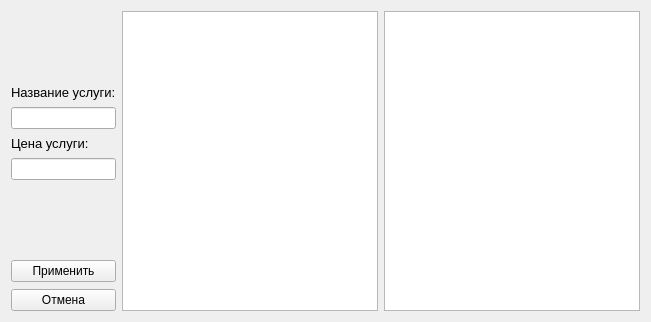
<?xml version="1.0" encoding="UTF-8"?>
<ui version="4.0">
 <class>Service_form</class>
 <widget class="QWidget" name="Service_form">
  <property name="geometry">
   <rect>
    <x>0</x>
    <y>0</y>
    <width>627</width>
    <height>322</height>
   </rect>
  </property>
  <property name="windowTitle">
   <string>Create service</string>
  </property>
  <layout class="QGridLayout" name="gridLayout">
   <item row="0" column="0">
    <layout class="QHBoxLayout" name="horizontalLayout">
     <item>
      <layout class="QVBoxLayout" name="verticalLayout_2">
       <property name="spacing">
        <number>7</number>
       </property>
       <item>
        <spacer name="verticalSpacer_2">
         <property name="orientation">
          <enum>Qt::Vertical</enum>
         </property>
         <property name="sizeHint" stdset="0">
          <size>
           <width>20</width>
           <height>40</height>
          </size>
         </property>
        </spacer>
       </item>
       <item>
        <widget class="QLabel" name="service_name_label">
         <property name="maximumSize">
          <size>
           <width>300</width>
           <height>16777215</height>
          </size>
         </property>
         <property name="font">
          <font>
           <pointsize>10</pointsize>
          </font>
         </property>
         <property name="text">
          <string>Название услуги:</string>
         </property>
        </widget>
       </item>
       <item>
        <widget class="QLineEdit" name="service_name_lineEdit">
         <property name="maximumSize">
          <size>
           <width>200</width>
           <height>400</height>
          </size>
         </property>
         <property name="font">
          <font>
           <pointsize>9</pointsize>
          </font>
         </property>
        </widget>
       </item>
       <item>
        <widget class="QLabel" name="service_price_label">
         <property name="maximumSize">
          <size>
           <width>300</width>
           <height>16777215</height>
          </size>
         </property>
         <property name="font">
          <font>
           <pointsize>10</pointsize>
          </font>
         </property>
         <property name="text">
          <string>Цена услуги:</string>
         </property>
        </widget>
       </item>
       <item>
        <widget class="QLineEdit" name="service_price_lineEdit">
         <property name="maximumSize">
          <size>
           <width>200</width>
           <height>16777215</height>
          </size>
         </property>
         <property name="font">
          <font>
           <pointsize>9</pointsize>
          </font>
         </property>
        </widget>
       </item>
       <item>
        <spacer name="verticalSpacer">
         <property name="orientation">
          <enum>Qt::Vertical</enum>
         </property>
         <property name="sizeHint" stdset="0">
          <size>
           <width>20</width>
           <height>40</height>
          </size>
         </property>
        </spacer>
       </item>
       <item>
        <layout class="QVBoxLayout" name="verticalLayout">
         <item>
          <widget class="QPushButton" name="addButton">
           <property name="font">
            <font>
             <pointsize>9</pointsize>
            </font>
           </property>
           <property name="text">
            <string>Применить</string>
           </property>
          </widget>
         </item>
         <item>
          <widget class="QPushButton" name="cancelButton">
           <property name="font">
            <font>
             <pointsize>9</pointsize>
            </font>
           </property>
           <property name="text">
            <string>Отмена</string>
           </property>
          </widget>
         </item>
        </layout>
       </item>
      </layout>
     </item>
     <item>
      <widget class="QTableWidget" name="left_table">
       <property name="sizePolicy">
        <sizepolicy hsizetype="MinimumExpanding" vsizetype="Preferred">
         <horstretch>0</horstretch>
         <verstretch>0</verstretch>
        </sizepolicy>
       </property>
      </widget>
     </item>
     <item>
      <widget class="QTableWidget" name="right_table">
       <property name="sizePolicy">
        <sizepolicy hsizetype="MinimumExpanding" vsizetype="Preferred">
         <horstretch>0</horstretch>
         <verstretch>0</verstretch>
        </sizepolicy>
       </property>
      </widget>
     </item>
    </layout>
   </item>
  </layout>
 </widget>
 <resources/>
 <connections/>
</ui>
